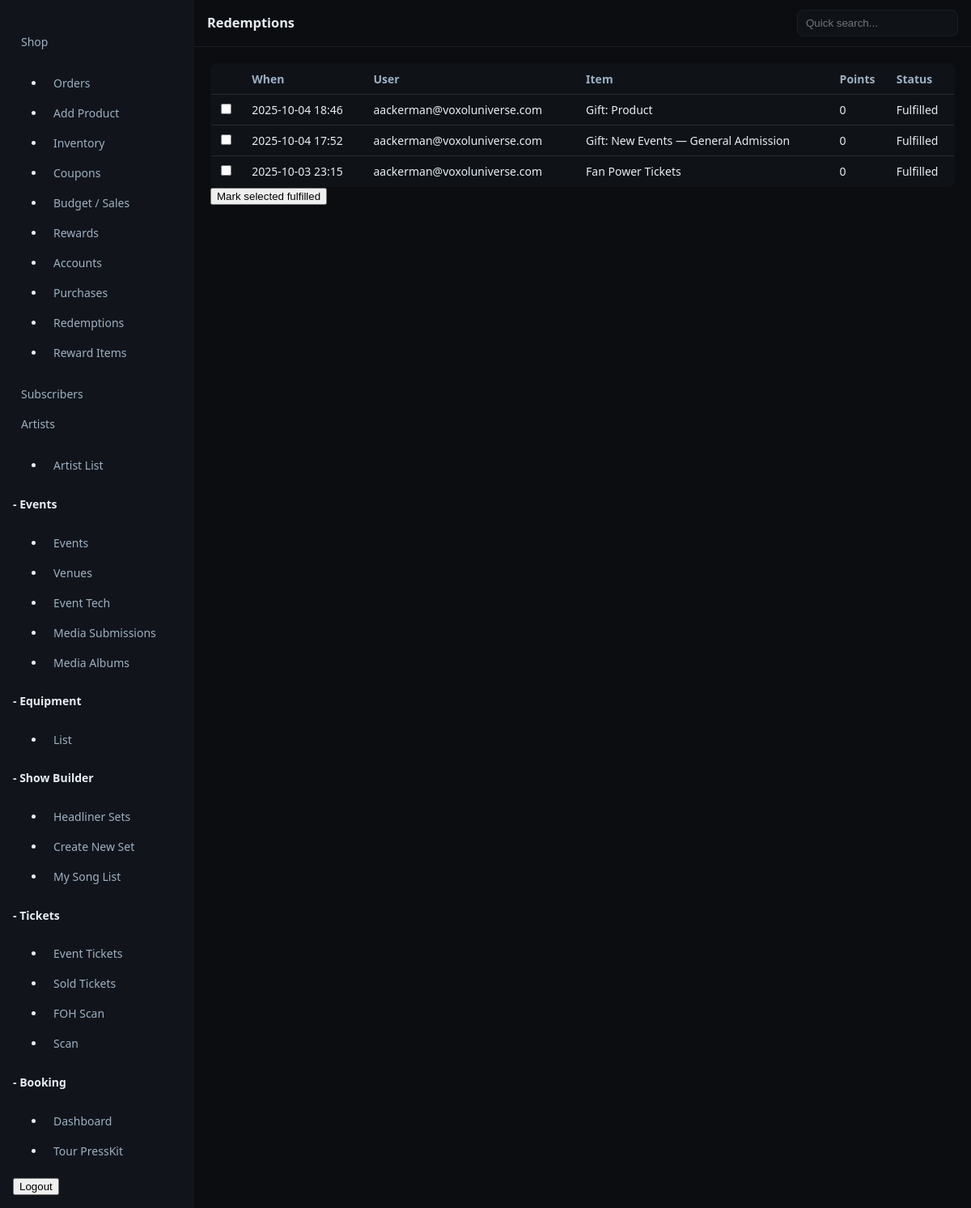
The app's page /control/rewards/redemptions/ (signed in) with its own data.
### rewards/models.py (models this page shows, shortened)
class Redemption(models.Model):
    STATUS_CHOICES = (
        ("PENDING", "Pending"),
        ("FULFILLED", "Fulfilled"),
        ("CANCELED", "Canceled"),
    )
    account = models.ForeignKey(RewardsAccount, on_delete=models.PROTECT, related_name="redemptions")
    item = models.ForeignKey(RewardItem, on_delete=models.PROTECT)
    created_at = models.DateTimeField(auto_now_add=True)
    points_spent = models.PositiveIntegerField()
    quantity = models.PositiveIntegerField(default=1)                 # NEW (matches quantity_per_redeem)
    status = models.CharField(max_length=12, choices=STATUS_CHOICES, default="FULFILLED")  # default remains for non-variant flows
    selected_variant = models.ForeignKey(ProductVariant, null=True, blank=True, on_delete=models.SET_NULL)  # NEW
    fulfilled = models.BooleanField(default=False)  # keep for backward compat
    notes = models.TextField(blank=True)

class RewardsAccount(models.Model):
    user = models.OneToOneField(User, on_delete=models.CASCADE, related_name="rewards")
    points_balance = models.IntegerField(default=0)
    created_at = models.DateTimeField(auto_now_add=True)
    signup_bonus_awarded = models.BooleanField(default=False)

class RewardItem(models.Model):
    FULFILL_CHOICES = (
        ("PRODUCT", "Shop Product"),
        ("TICKET",  "Ticket Type"),
        ("COUPON",  "Shop Coupon"),
        ("CUSTOM",  "Custom/Manual"),
    )
    sku = models.CharField(max_length=64, unique=True)
    name = models.CharField(max_length=255)
    description = models.TextField(blank=True)
    points_cost = models.PositiveIntegerField()           # 0 is allowed (for gifts)
    inventory = models.PositiveIntegerField(default=0)    # # of redemptions available
    is_active = models.BooleanField(default=True)
    fulfill_type = models.CharField(max_length=12, choices=FULFILL_CHOICES, default="PRODUCT")
    target_ct = models.ForeignKey(ContentType, null=True, blank=True, on_delete=models.SET_NULL)
    target_id = models.PositiveIntegerField(null=True, blank=True)
    target = GenericForeignKey("target_ct", "target_id")
    quantity_per_redeem = models.PositiveIntegerField(default=1)

### rewards/control_views.py (the view)
@is_super
def redemptions(request):
    qs = Redemption.objects.select_related("account","account__user","item").order_by("-created_at")
    if request.method == "POST":
        ids = request.POST.getlist("rid")
        if ids:
            Redemption.objects.filter(id__in=ids).update(fulfilled=True)
            messages.success(request, f"Marked {len(ids)} redemptions fulfilled.")
        return redirect(reverse("rewards_control:redemptions"))
    return render(request, "rewards/control/redemptions.html", {"rows": qs})

### templates/rewards/control/redemptions.html (shortened to what this page needs)
{% extends "controlpanel/dashboard.html" %}{% load static %}
{% block head %}<link rel="stylesheet" href="{% static 'css/rewards_admin.css' %}">{% endblock %}
{% block header %}Redemptions{% endblock %}
{% block content %}
  <form method="post">
    <table class="table">
      <thead><tr><th></th><th>When</th><th>User</th><th>Item</th><th>Points</th><th>Status</th></tr></thead>
      <tbody>
      {% for r in rows %}
        <tr>
          <td><input type="checkbox" name="rid" value="{{ r.id }}"></td>
          <td>{{ r.created_at|date:"Y-m-d H:i" }}</td>
          <td>{{ r.account.user.email }}</td>
          <td>{{ r.item.name }}</td>
          <td>{{ r.points_spent }}</td>
          <td>{% if r.fulfilled %}Fulfilled{% else %}Pending{% endif %}</td>
        </tr>
      {% empty %}
        <tr><td colspan="6">No redemptions.</td></tr>
      {% endfor %}
      </tbody>
    </table>
    <button>Mark selected fulfilled</button>
  </form>
{% endblock %}

### static/css/control.css (style rules this page uses)
:root { --bg:#0b0d11; --panel:#11151b; --ink:#e7edf3; --muted:#9eb0c2; --accent:#4fd1c5; }
* { box-sizing:border-box }
html,body { height:100% }
body { margin:0;background:var(--bg);color:var(--ink);font:14px/1.5 system-ui,-apple-system,Segoe UI,Roboto }
.table { width:100%;border-collapse:collapse;background:#0f1318;border:1px solid #1a1f27;border-radius:8px;overflow:hidden }
.table th,.table td { padding:10px 12px;border-bottom:1px solid #1a1f27 }
.table th { text-align:left;color:var(--muted);font-weight:600 }

### static/css/rewards_admin.css (style rules this page uses)
.table { width: 100%; border-collapse: collapse; }
.table th, .table td { border-bottom: 1px solid var(--border,#2a2a2a); padding: 8px; text-align: left; }

### records on screen
Redemption: created_at "2025-10-04 18:46", account.user.email "aackerman@voxoluniverse.com", item.name "Gift: Product", points_spent "0", fulfilled "Fulfilled"
Redemption: created_at "2025-10-04 17:52", account.user.email "aackerman@voxoluniverse.com", item.name "Gift: New Events — General Admission", points_spent "0", fulfilled "Fulfilled"
Redemption: created_at "2025-10-03 23:15", account.user.email "aackerman@voxoluniverse.com", item.name "Fan Power Tickets", points_spent "0", fulfilled "Fulfilled"
